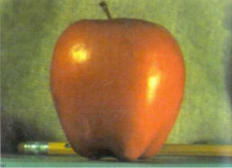
#> input picture CV-laplace/apple.png, 232 x 168 px
$ python pyramid.py
#> lines starting #> are read from the running program, lines starting #| are printed output that depends on the picture
import numpy as np
import cv2
from matplotlib import pyplot as plt

# 构造高斯金字塔和拉普拉斯金字塔
def pyra(img):
    # 高斯金字塔的底层是原图像，从前到后分辨率降低
    Gaussian_apple = [img]
    Gau = img.copy()
    # 构建五层高斯金字塔
    for i in range(4):
        # 逐步下采样
        Gau = cv2.pyrDown(Gau)
        Gaussian_apple.append(Gau)
    # 拉普拉斯金字塔的底层是高斯金字塔的顶层，从前到后分辨率升高
    Laplace_apple = [Gaussian_apple[4]]
    # 构建五层拉普拉斯金字塔
    for i in range(4, 0, -1):
        # 高斯金字塔上采样
        GausUp = cv2.pyrUp(Gaussian_apple[i])
        # 拉普拉斯金字塔中的第i层，等于高斯金字塔中的第i层与高斯金字塔中的第i+1层的向上采样结果之差
        Lap = cv2.subtract(Gaussian_apple[i-1], SameSize(GausUp, Gaussian_apple[i-1]))
        Laplace_apple.append(Lap)
    return Gaussian_apple, Laplace_apple

# 求取融合图像拉普拉斯金字塔，也即将两个拉普拉斯金字塔逐层按mask拼接
def lap_blend(Laplace_apple, Laplace_orange):
    # 构建融合的拉普拉斯金字塔
    Lap_b = []
    for la, lo in zip(Laplace_apple, Laplace_orange):
        rows, cols, deepth = la.shape
        # 这里可以理解为mask，由于左右拼接所以不必专门构建mask金字塔
        l_blend = np.hstack((la[:, 0:int(cols / 2)], lo[:, int(cols / 2):]))
        # 曾报错，slice即列表切片，所以意为切片应为整型或者none，列表加上int()
        Lap_b.append(l_blend)
    # 返回列表
    return Lap_b

# 把两个高斯金字塔顶端融合图作为起始，进行逐层上采样并与lap_b加和，最后得到原始分辨率融合图像
def blend(lap_b):
    img_blend = lap_b[0]
    # 这是起始图像，这是两个高斯金字塔的顶层的拼接
    for i in range(1, 5):
        img_blend = cv2.pyrUp(img_blend)
        # 上采样
        img_blend = cv2.add(SameSize(img_blend, lap_b[i]), lap_b[i])
        # 加上融合的拉普拉斯金字塔
    # 返回融合图像
    return img_blend

# 相同分辨率处理
def SameSize(img1, img2):
    # 将img1图像转化为img2的大小
    rows, cols, deepth = img2.shape
    dst = img1[:rows, :cols]
    return dst

# 画图
def draw(img_apple, img_orange, img_blend):
    # subplot括号的含义是1行3列 第1个
    plt.subplot(131), plt.imshow(cv2.cvtColor(img_apple, cv2.COLOR_BGR2RGB))
    plt.title("apple"), plt.xticks([]), plt.yticks([])
    # subplot括号的含义是1行3列 第2个
    plt.subplot(132), plt.imshow(cv2.cvtColor(img_orange, cv2.COLOR_BGR2RGB))
    plt.title("orange"), plt.xticks([]), plt.yticks([])
    # subplot括号的含义是1行3列 第3个
    plt.subplot(133), plt.imshow(cv2.cvtColor(img_blend, cv2.COLOR_BGR2RGB))
    plt.title("img_blend"), plt.xticks([]), plt.yticks([])
    plt.show()
def draw_gaus(Gaussian_apple):
    # 画高斯金字塔
    plt.subplot(131), plt.imshow(cv2.cvtColor(Gaussian_apple[1], cv2.COLOR_BGR2RGB))
    plt.title("Gaussian_apple[1]"), plt.xticks([]), plt.yticks([])
    plt.subplot(132), plt.imshow(cv2.cvtColor(Gaussian_apple[2], cv2.COLOR_BGR2RGB))
    plt.title("Gaussian_apple[2]"), plt.xticks([]), plt.yticks([])
    plt.subplot(133), plt.imshow(cv2.cvtColor(Gaussian_apple[3], cv2.COLOR_BGR2RGB))
    plt.title("Gaussian_apple[3]"), plt.xticks([]), plt.yticks([])
    plt.show()
def draw_lap(Laplace_apple):
    # 画拉普拉斯金字塔
    # print(Laplace_apple[1])
    plt.subplot(131), plt.imshow(cv2.cvtColor(Laplace_apple[1], cv2.COLOR_BGR2GRAY))
    # print((cv2.cvtColor(Laplace_apple[1], cv2.COLOR_BGR2RGB)).shape)
    # print(cv2.cvtColor(Laplace_apple[1], cv2.COLOR_BGR2RGB))
    plt.title("Laplace_apple[1]"), plt.xticks([]), plt.yticks([])
    plt.subplot(132), plt.imshow(cv2.cvtColor(Laplace_apple[2], cv2.COLOR_BGR2GRAY))
    plt.title("Laplace_apple[2]"), plt.xticks([]), plt.yticks([])
    plt.subplot(133), plt.imshow(cv2.cvtColor(Laplace_apple[3], cv2.COLOR_BGR2GRAY))
    plt.title("Laplace_apple[3]"), plt.xticks([]), plt.yticks([])
    plt.show()

# 读取图像，作相同分辨率处理
img_apple = cv2.imread('apple.png')
#> img_apple is the input picture: shape (168, 232, 3); mean B, G, R 68.4, 120.9, 143.8
img_orange = cv2.imread('orange.png')
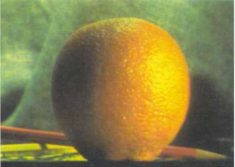
#> input picture CV-laplace/orange.png, 235 x 167 px
#> img_orange is the input picture: shape (167, 235, 3); mean B, G, R 72.5, 128.1, 136.5
img_apple = SameSize(img_apple, img_orange)
# 求取高斯和拉普拉斯金字塔
Gaussian_apple, Laplace_apple = pyra(img_apple)
#> after the loop in pyra, `for i in range(4):`: Gaussian_apple = 5 items
#> Gaussian_apple = 5 items; Laplace_apple = 5 items
Gaussian_orange, Laplace_orange = pyra(img_orange)
#> the loop in pyra (call 2), `for i in range(4):` made 4 passes
#> pass 1, in pyra (call 2), `Gau = cv2.pyrDown(Gau)`:
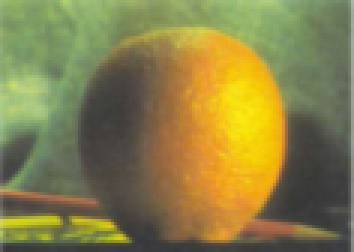
#> Gau: shape (84, 118, 3) (shown 3 times larger); mean B, G, R 72.6, 128, 136.1
#> Gaussian_orange = 5 items; Laplace_orange = 5 items
# 求取融合图像拉普拉斯金字塔
lap_b = lap_blend(Laplace_apple, Laplace_orange)
#> the loop in lap_blend, `for la, lo in zip(Laplace_apple, Laplace_orange):` made 5 passes
#> (rows, cols) on passes 1 to 5: (11, 15), (21, 29), (42, 58), (84, 116), (167, 232)
#> pass 3, in lap_blend, `l_blend = np.hstack((la[:, 0:int(cols / 2)], lo[:, int(cols / 2):]))`:
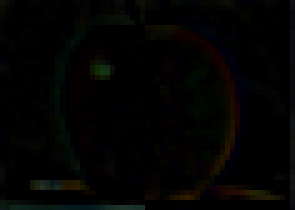
#> l_blend: shape (42, 59, 3) (shown 5 times larger); mean of channels 0, 1, 2 2.1, 2.9, 3; drawn as B, G, R
#> lap_b = 5 items
# 把两个高斯金字塔顶端融合图作为起始，利用lap_b进行逐层上采样和加和，最后得到原始分辨率融合图像
img_blend = blend(lap_b)
#> after the loop in blend, `for i in range(1, 5):`:
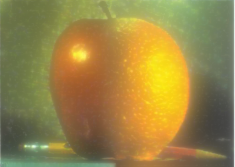
#> img_blend: shape (167, 235, 3); mean of channels 0, 1, 2 70.9, 132.5, 151.7; drawn as B, G, R
# 图像可视化
cv2.imwrite('blend.png', img_blend)
draw(img_apple, img_orange, img_blend)
#> in draw, `plt.show()`:
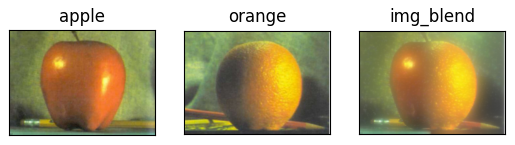
#> figure drawn by matplotlib, 3 panels
draw_gaus(Gaussian_apple)
#> in draw_gaus, `plt.show()`:
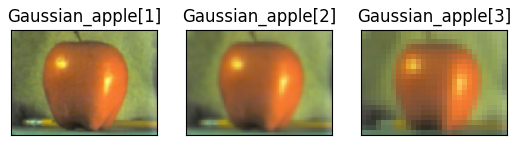
#> figure drawn by matplotlib, 3 panels
draw_lap(Laplace_apple)
#> in draw_lap, `plt.show()`:
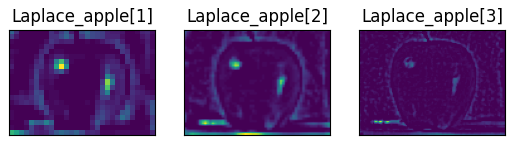
#> figure drawn by matplotlib, 3 panels
